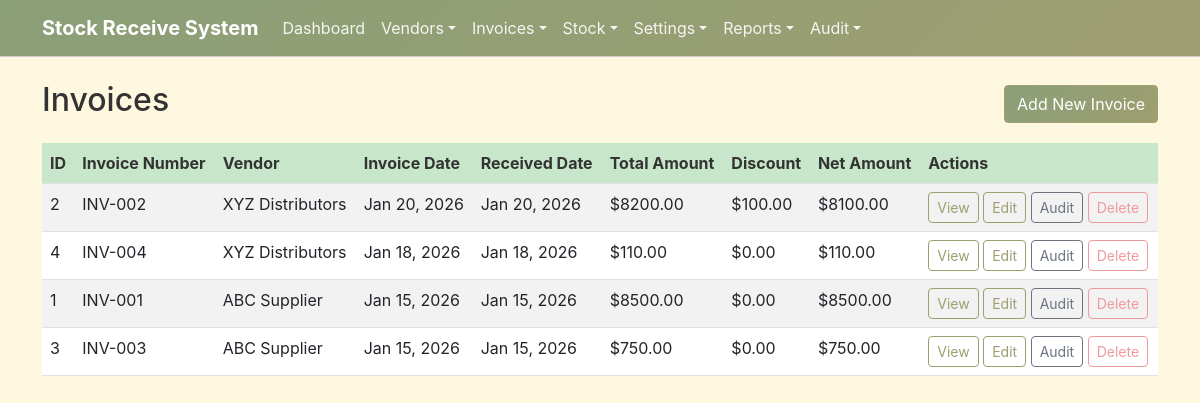
The app's page /invoices/index.php with its own data.
### tables this page shows
CREATE TABLE IF NOT EXISTS invoices (
    id INT AUTO_INCREMENT PRIMARY KEY,
    vendor_id INT NOT NULL,
    invoice_number VARCHAR(100),
    invoice_date DATE NOT NULL,
    total_amount DECIMAL(10,2) NOT NULL,
    discount DECIMAL(10,2) DEFAULT 0,
    received_date DATE NOT NULL,
    notes TEXT,
    created_at TIMESTAMP DEFAULT CURRENT_TIMESTAMP,
    updated_at TIMESTAMP DEFAULT CURRENT_TIMESTAMP ON UPDATE CURRENT_TIMESTAMP,
    FOREIGN KEY (vendor_id) REFERENCES vendors(id) ON DELETE CASCADE
);

CREATE TABLE IF NOT EXISTS vendors (
    id INT AUTO_INCREMENT PRIMARY KEY,
    name VARCHAR(255) NOT NULL,
    contact_info TEXT,
    address TEXT,
    created_at TIMESTAMP DEFAULT CURRENT_TIMESTAMP,
    updated_at TIMESTAMP DEFAULT CURRENT_TIMESTAMP ON UPDATE CURRENT_TIMESTAMP
);

### invoices/index.php (the view, shortened to what this page needs)
<?php
include '../config/database.php';
include '../includes/header.php';
?>
<div class="d-flex justify-content-between align-items-center mb-3">
    <h2>Invoices</h2>
    <a href="add.php" class="btn btn-primary">Add New Invoice</a>
</div>
<table class="table table-striped">
    <thead>
        <tr>
            <th>ID</th>
            <th>Invoice Number</th>
            <th>Vendor</th>
            <th>Invoice Date</th>
            <th>Received Date</th>
            <th>Total Amount</th>
            <th>Discount</th>
            <th>Net Amount</th>
<th>Actions</th>
        </tr>
    </thead>
    <tbody>
        <?php
        $result = $conn->query("
            SELECT i.*, v.name as vendor_name, (i.total_amount - i.discount) as net_amount
            FROM invoices i
            JOIN vendors v ON i.vendor_id = v.id
            ORDER BY i.invoice_date DESC
        ");
        if($result->num_rows > 0) {
            while($row = $result->fetch_assoc()) {
                echo "<tr>";
                echo "<td>".$row['id']."</td>";
                echo "<td>".($row['invoice_number'] ?: 'N/A')."</td>";
                echo "<td>".$row['vendor_name']."</td>";
                echo "<td>".date('M j, Y', strtotime($row['invoice_date']))."</td>";
                echo "<td>".date('M j, Y', strtotime($row['received_date']))."</td>";
                echo "<td>$".$row['total_amount']."</td>";
                echo "<td>$".$row['discount']."</td>";
                echo "<td>$".$row['net_amount']."</td>";
                echo "<td>
                        <a href='view.php?id=".$row['id']."' class='btn btn-sm btn-outline-info'>View</a>
                        <a href='edit.php?id=".$row['id']."' class='btn btn-sm btn-outline-primary'>Edit</a>
                        <a href='audit.php?id=".$row['id']."' class='btn btn-sm btn-outline-secondary'>Audit</a>
                        <a href='?delete=".$row['id']."' class='btn btn-sm btn-outline-danger' onclick='return confirmDelete();'>Delete</a>
                      </td>";
                echo "</tr>";
            }
        } else {
            echo "<tr><td colspan='8' class='text-center'>No invoices found</td></tr>";
        }
        ?>
    </tbody>
</table>
<?php
include '../includes/footer.php';
?>

### css/style.css (style rules this page uses)
:root { --earth-green: #8B9F78; --earth-brown: #A1887F; --earth-tan: #D7CCC8; --earth-beige: #EFEBE0; --earth-olive: #9E9E70; --earth-cream: #FFF8E1; --earth-terracotta: #D7CCC8; --earth-sage: #AEC6A9; --pastel-green: #C8E6C9; --pastel-brown: #D7CCC8; --pastel-olive: #DCEDC8; --pastel-cream: #FFFDE7; --pastel-terracotta: #FBE9E7; --accent-gold: #FFD54F; --accent-coral: #FFAB91; --accent-mint: #A7FFEB; }
body { font-family: -apple-system, BlinkMacSystemFont, 'Segoe UI', Roboto, Oxygen, Ubuntu, Cantarell, 'Open Sans', 'Helvetica Neue', Arial, sans-serif; background-color: var(--earth-cream); color: #333; }
.table th { background-color: var(--pastel-green); color: #333; font-weight: bold; }
.table td { background-color: white; }
.btn-primary { background-color: var(--earth-green); border-color: var(--earth-green); color: white; }
.btn-outline-primary { color: var(--earth-green); border-color: var(--earth-green); }
.btn-primary { background: linear-gradient(135deg, var(--earth-green), var(--earth-olive)); border-color: var(--earth-olive); color: white; border-radius: 4px; }
.btn-outline-primary { color: var(--earth-olive); border-color: var(--earth-olive); }
.btn-outline-info { color: var(--earth-olive); border-color: var(--earth-olive); }
.btn-outline-danger { color: #EF9A9A; border-color: #EF9A9A; }

### records on screen
invoices: id "2", invoice_number "INV-002", vendor.name "XYZ Distributors", invoice_date "Jan 20, 2026", received_date "Jan 20, 2026", total_amount "8200.00", discount "100.00", net_amount "8100.00"
invoices: id "4", invoice_number "INV-004", vendor.name "XYZ Distributors", invoice_date "Jan 18, 2026", received_date "Jan 18, 2026", total_amount "110.00", discount "0.00", net_amount "110.00"
invoices: id "1", invoice_number "INV-001", vendor.name "ABC Supplier", invoice_date "Jan 15, 2026", received_date "Jan 15, 2026", total_amount "8500.00", discount "0.00", net_amount "8500.00"
invoices: id "3", invoice_number "INV-003", vendor.name "ABC Supplier", invoice_date "Jan 15, 2026", received_date "Jan 15, 2026", total_amount "750.00", discount "0.00", net_amount "750.00"
